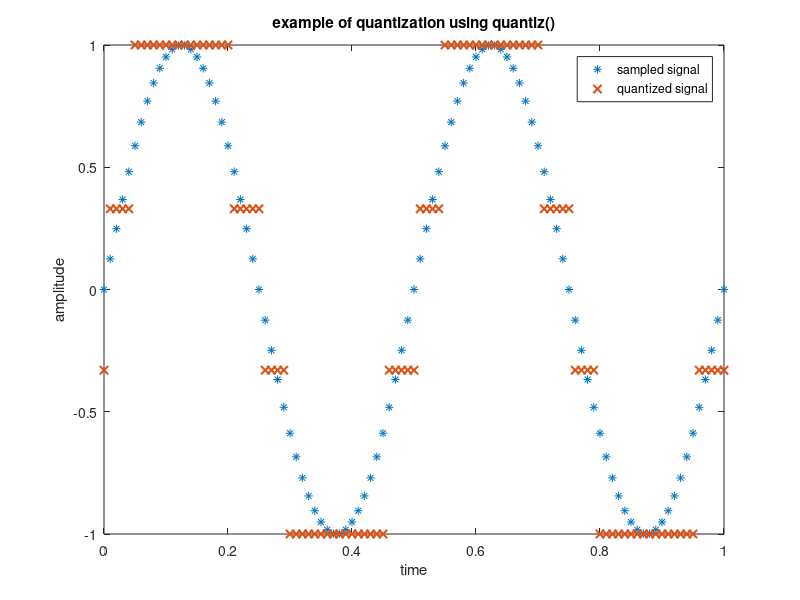

The MATLAB script that drew this image:
%Example of quantization using Matlab built in function quantiz(): 

t = 0:0.01:1;
x = sin(2*pi*2*t);

figure
p = [-0.5 0 0.5]; % range or condition or partition
c = [-1 -0.33 0.33 1]; % levels or codebook
[i,q] = quantiz(x,p,c); % quantized signal will be returned inside 'q'

plot(t,x,'*',t,q,'x','linewidth',1.5)
xlabel('time')
ylabel('amplitude')
title('example of quantization using quantiz()')
legend('sampled signal','quantized signal')